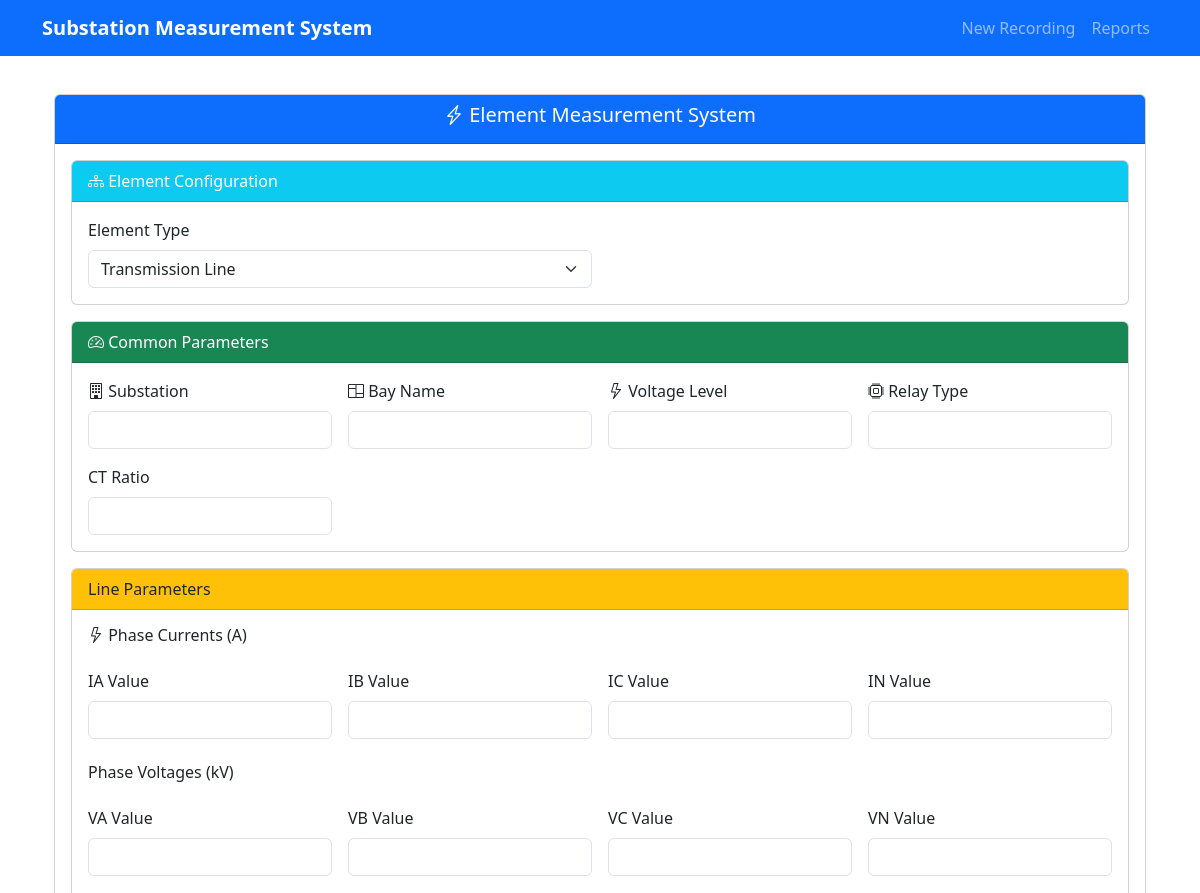
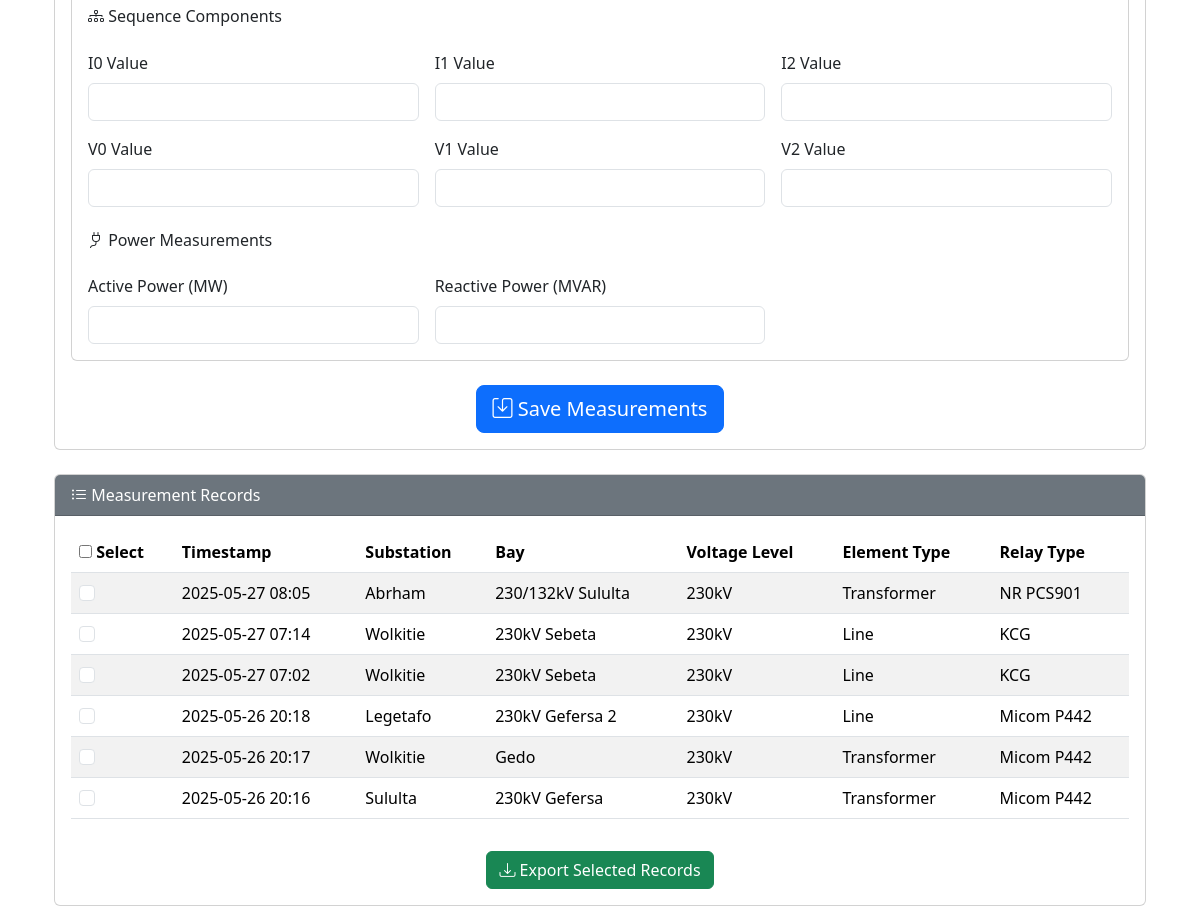
The page / on the database its author committed (2 pictures, top to bottom).
### app.py (models this page shows)
class MeasurementRecord(db.Model):
    id = db.Column(db.Integer, primary_key=True)
    timestamp = db.Column(db.DateTime, default=datetime.utcnow)
    element_type = db.Column(db.String(20), nullable=False)
    winding_type = db.Column(db.String(20))
    substation_name = db.Column(db.String(100), nullable=False)
    bay_name = db.Column(db.String(100), nullable=False)
    voltage_level = db.Column(db.String(50), nullable=False)
    relay_type = db.Column(db.String(100), nullable=False)
    oil_temp = db.Column(db.Float)
    tap_position = db.Column(db.Integer)
    hv_ia = db.Column(db.Float)
    hv_ib = db.Column(db.Float)
    hv_ic = db.Column(db.Float)
    mv_ia = db.Column(db.Float)
    mv_ib = db.Column(db.Float)
    mv_ic = db.Column(db.Float)
    lv_ia = db.Column(db.Float)
    lv_ib = db.Column(db.Float)
    lv_ic = db.Column(db.Float)
    hv_ct_ratio = db.Column(db.String(50))
    mv_ct_ratio = db.Column(db.String(50))
    lv_ct_ratio = db.Column(db.String(50))
    hv_active_power = db.Column(db.Float)
    hv_reactive_power = db.Column(db.Float)
    mv_active_power = db.Column(db.Float)
    mv_reactive_power = db.Column(db.Float)
    lv_active_power = db.Column(db.Float)
    lv_reactive_power = db.Column(db.Float)
    hv_winding_temp = db.Column(db.Float)
    mv_winding_temp = db.Column(db.Float)
    lv_winding_temp = db.Column(db.Float)
    active_power = db.Column(db.Float)
    reactive_power = db.Column(db.Float)
    ct_ratio = db.Column(db.String(50))
    phase_currents = db.relationship('PhaseCurrent', backref='record', cascade='all, delete-orphan')
    phase_voltages = db.relationship('PhaseVoltage', backref='record', cascade='all, delete-orphan')
    sequence_components = db.relationship('SequenceComponent', backref='record', cascade='all, delete-orphan')

### app.py (the view, shortened to what this page needs)
@app.route('/', methods=['GET', 'POST'])
def index():
    records = MeasurementRecord.query.order_by(MeasurementRecord.timestamp.desc()).all()
    return render_template('index.html', records=records)

### templates/index.html (shortened to what this page needs)
{% extends "base.html" %}
{% block content %}
<link rel="stylesheet" href="https://cdn.jsdelivr.net/npm/bootstrap-icons@1.8.1/font/bootstrap-icons.css">
<div class="container mt-4">
    <div class="card mb-4">
        <div class="card-header bg-primary text-white">
            <h5 class="text-center"><i class="bi bi-lightning-charge"></i> Element Measurement System</h5>
        </div>
        <div class="card-body">
            <form method="POST" id="measurementForm">
                <div class="card mb-3">
                    <div class="card-header bg-info text-white">
                        <i class="bi bi-diagram-3"></i> Element Configuration
                    </div>
                    <div class="card-body">
                        <div class="row g-3">
                            <div class="col-md-6">
                                <label class="form-label">Element Type</label>
                                <select class="form-select" name="element_type" id="elementType" required>
                                    <option value="line">Transmission Line</option>
                                </select>
                            </div>
                        </div>
                    </div>
                </div>
                <div class="card mb-3" id="commonMeasurements">
                    <div class="card-header bg-success text-white">
                        <i class="bi bi-speedometer2"></i> Common Parameters
                    </div>
                    <div class="card-body">
                        <div class="row g-3">
                            <div class="col-md-3">
                                <label class="form-label"><i class="bi bi-building"></i> Substation</label>
                                <input type="text" class="form-control" name="substation_name" required>
                            </div>
                            <div class="col-md-3">
                                <label class="form-label"><i class="bi bi-columns"></i> Bay Name</label>
                                <input type="text" class="form-control" name="bay_name" required>
                            </div>
                            <div class="col-md-3">
                                <label class="form-label"><i class="bi bi-lightning"></i> Voltage Level</label>
                                <input type="text" class="form-control" name="voltage_level" required>
                            </div>
                            <div class="col-md-3">
                                <label class="form-label"><i class="bi bi-cpu"></i> Relay Type</label>
                                <input type="text" class="form-control" name="relay_type" required>
                            </div>
                            <div class="col-md-3" id="lineCtRatioSection">
                                <label class="form-label"></i> CT Ratio</label>
                                <input type="text" step="0.01" class="form-control" name="ct_ratio">
                            </div>
                        </div>
                    </div>
                </div>
                <div class="card mb-3" id="lineMeasurements">
                    <div class="card-header bg-warning text-dark">
                         Line Parameters
                    </div>
                    <div class="card-body">
                        <div class="row g-3 mb-4">
                            <h6><i class="bi bi-lightning"></i> Phase Currents (A)</h6>
                            {% for phase in ['IA', 'IB', 'IC', 'IN'] %}
                            <div class="col-md-3">
                                <label class="form-label">{{ phase }} Value</label>
                                <input type="number" step="0.01" class="form-control" name="{{ phase }}_value">
                            </div>
                            {% endfor %}
                        </div>
                        <div class="row g-3 mb-4">
                            <h6> Phase Voltages (kV)</h6>
                            {% for phase in ['VA', 'VB', 'VC', 'VN'] %}
                            <div class="col-md-3">
                                <label class="form-label">{{ phase }} Value</label>
                                <input type="number" step="0.01" class="form-control" name="{{ phase }}_value">
                            </div>
                            {% endfor %}
                        </div>
                        <div class="row g-3 mb-4">
                            <h6><i class="bi bi-diagram-3"></i> Sequence Components</h6>
                            {% for comp in ['I0', 'I1', 'I2', 'V0', 'V1', 'V2'] %}
                            <div class="col-md-4">
                                <label class="form-label">{{ comp }} Value</label>
                                <input type="number" step="0.01" class="form-control" name="{{ comp }}_value">
                            </div>
                            {% endfor %}
                        </div>
                        <div class="row g-3">
                            <h6><i class="bi bi-plug"></i> Power Measurements</h6>
                            <div class="col-md-4">
                                <label class="form-label">Active Power (MW)</label>
                                <input type="number" step="0.01" class="form-control" name="active_power">
                            </div>
                            <div class="col-md-4">
                                <label class="form-label">Reactive Power (MVAR)</label>
                                <input type="number" step="0.01" class="form-control" name="reactive_power">
                            </div>
                        </div>
                    </div>
                </div>
                <div class="text-center mt-4">
                    <button type="submit" name="submit_measurement" class="btn btn-primary btn-lg">
                        <i class="bi bi-save"></i> Save Measurements
                    </button>
                </div>
            </form>
        </div>
    </div>
    <div class="card">
        <div class="card-header bg-secondary text-white">
            <i class="bi bi-list-ul"></i> Measurement Records
        </div>
        <div class="card-body">
            <form method="POST" action="/export">
                <div class="table-responsive">
                    <table class="table table-striped table-hover">
                        <thead>
                            <tr>
                                <th scope="col"><input type="checkbox" id="selectAll"> Select</th>
                                <th scope="col">Timestamp</th>
                                <th scope="col">Substation</th>
                                <th scope="col">Bay</th>
                                <th scope="col">Voltage Level</th>
                                <th scope="col">Element Type</th>
                                <th scope="col">Relay Type</th>
                            </tr>
                        </thead>
                        <tbody>
                            {% for record in records %}
                            <tr>
                                <td>
                                    <input class="form-check-input" type="checkbox"
                                           name="record_ids" value="{{ record.id }}">
                                </td>
                                <td>{{ record.timestamp.strftime('%Y-%m-%d %H:%M') }}</td>
                                <td>{{ record.substation_name }}</td>
                                <td>{{ record.bay_name }}</td>
                                <td>{{ record.voltage_level }}</td>
                                <td>{{ record.element_type|title }}</td>
                                <td>{{ record.relay_type }}</td>
                            </tr>
                            {% else %}
                            <tr>
                                <td colspan="7" class="text-center">No records found</td>
                            </tr>
                            {% endfor %}
                        </tbody>
                    </table>
                </div>
                <div class="text-center mt-3">
                    <button type="submit" class="btn btn-success">
                        <i class="bi bi-download"></i> Export Selected Records
                    </button>
                </div>
            </form>
        </div>
    </div>
</div>
{% endblock %}

### templates/base.html (shortened to what this page needs)
<!DOCTYPE html>
<html lang="en">
<head>
    <link href="https://cdn.jsdelivr.net/npm/bootstrap@5.3.2/dist/css/bootstrap.min.css" rel="stylesheet">
</head>
<body>
    <nav class="navbar navbar-expand-lg navbar-dark bg-primary fixed-top">
        <div class="container">
            <a class="navbar-brand" href="/">Substation Measurement System</a>
            <div class="collapse navbar-collapse" id="navbarNav">
                <ul class="navbar-nav ms-auto">
                    <li class="nav-item">
                        <a class="nav-link" href="/">New Recording</a>
                    </li>
                    <li class="nav-item">
                        <a class="nav-link" href="/reports">Reports</a>
                    </li>
                </ul>
            </div>
        </div>
    </nav>
    <div class="container">
        {% block content %}{% endblock %}
    </div>
</body>
</html>

### templates/base.html (style rules this page uses)
body { padding-top: 70px; }
.navbar-brand { font-weight: bold; }

### rows shown on the page
MeasurementRecord: timestamp "2025-05-27 08:05", substation_name "Abrham", bay_name "230/132kV Sululta", voltage_level "230kV", element_type "Transformer", relay_type "NR PCS901"
MeasurementRecord: timestamp "2025-05-27 07:14", substation_name "Wolkitie", bay_name "230kV Sebeta", voltage_level "230kV", element_type "Line", relay_type "KCG"
MeasurementRecord: timestamp "2025-05-27 07:02", substation_name "Wolkitie", bay_name "230kV Sebeta", voltage_level "230kV", element_type "Line", relay_type "KCG"
MeasurementRecord: timestamp "2025-05-26 20:18", substation_name "Legetafo", bay_name "230kV Gefersa 2", voltage_level "230kV", element_type "Line", relay_type "Micom P442"
MeasurementRecord: timestamp "2025-05-26 20:17", substation_name "Wolkitie", bay_name "Gedo", voltage_level "230kV", element_type "Transformer", relay_type "Micom P442"
MeasurementRecord: timestamp "2025-05-26 20:16", substation_name "Sululta", bay_name "230kV Gefersa", voltage_level "230kV", element_type "Transformer", relay_type "Micom P442"

### other values the page prints
{{ phase }} "IA" "IB" "IC" "IN"
{{ phase }} "VA" "VB" "VC" "VN"
{{ comp }} "I0" "I1" "I2" "V0" "V1" "V2"
